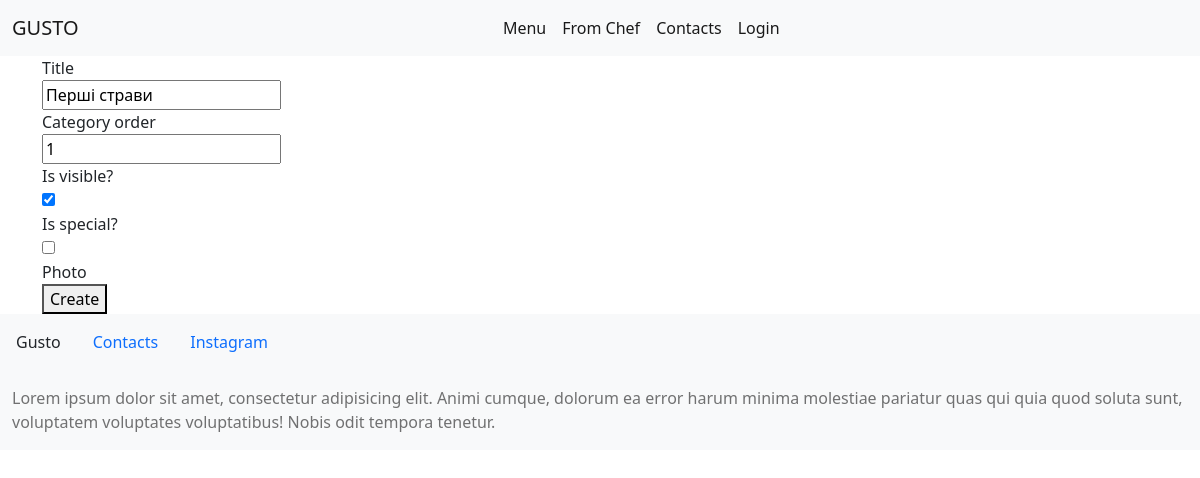
/categories/1/update, run on the app's committed database.
### main_gusto/models.py (models this page shows, shortened)
class Category(models.Model):
    title = models.CharField(max_length=50)
    category_order = models.IntegerField()
    is_visible = models.BooleanField(default=True)
    is_special = models.BooleanField(default=False)

### main_gusto/views.py (the view)
class CategoryUpdateView(UpdateView):
    model = Category
    template_name = 'create-new-category.html'
    form_class = CreateCategory

### main_gusto/forms.py
class CreateCategory(forms.ModelForm):
    title = forms.CharField(max_length=50)
    category_order = forms.IntegerField()
    is_visible = forms.CheckboxInput()
    is_special = forms.CheckboxInput()
    class Meta:
        model = Category
        fields = (
            'title',
            'category_order',
            'is_visible',
            'is_special',
        )

### main_gusto/templates/create-new-category.html (shortened to what this page needs)
{% extends 'base.html' %} {% block content %}
<div class="wrapper">
	<div class="container">
		<div class="category__form">
			<form class="form" action="" method="POST" enctype="multipart/form-data">
				<div class="form__title">Title</div>
				{{ form.title }}
				<div class="form__order">Category order</div>
				{{ form.category_order }}
				<div class="form__visible">Is visible?</div>
				{{ form.is_visible }}
				<div class="form__special">Is special?</div>
				{{ form.is_special }}
				<div class="form__photo">Photo</div>
				<button class="form__btn" type="submit">Create</button>
			</form>
		</div>
	</div>
</div>
{% endblock %}

### data on the page
Category: title "Перші страви", category_order "1", is_visible "☑"
